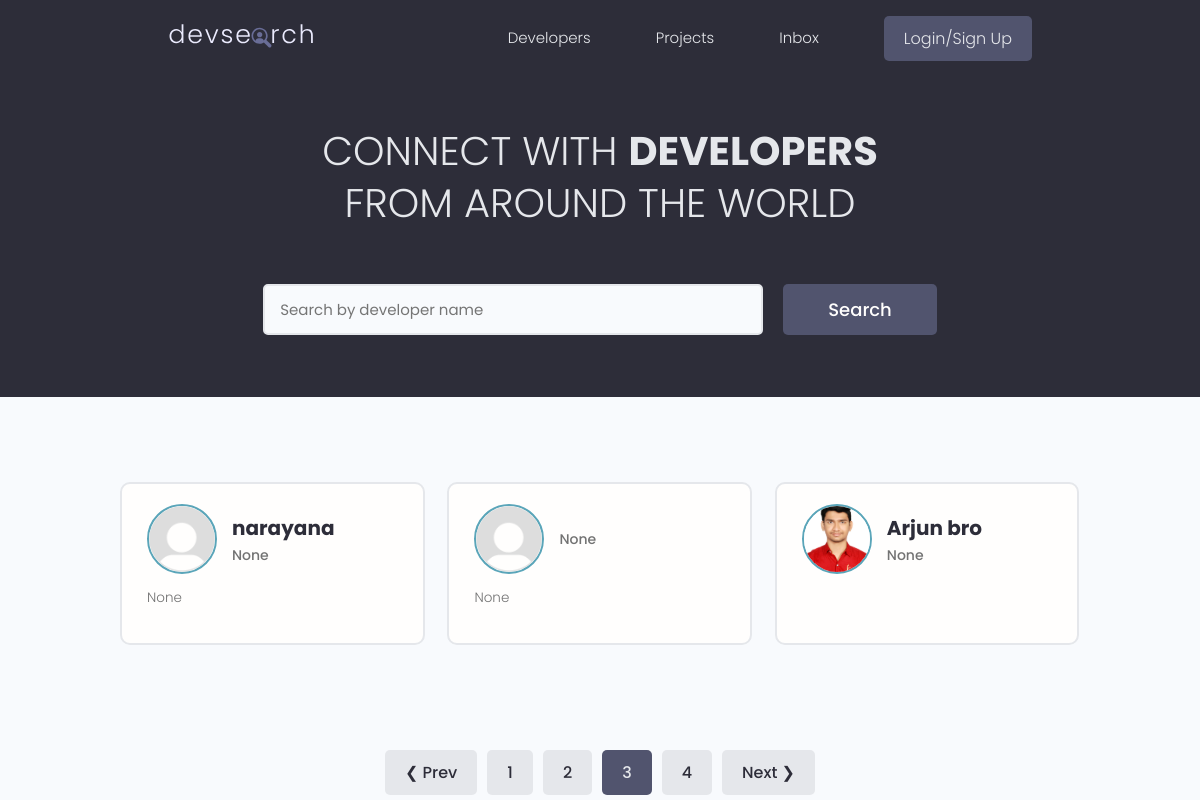
/?page=3, run on the app's committed database.
### users/models.py (models this page shows, shortened)
class Profile(models.Model):
    user = models.OneToOneField(User, on_delete = models.CASCADE, null = True, blank = True)
    name = models.CharField(max_length = 200, blank = True, null = True)
    username = models.CharField(unique = True, max_length=200, blank = True, null = True)
    location = models.CharField(max_length=200, blank = True, null = True)
    email = models.EmailField(max_length = 500, blank = True, null = True)
    short_intro = models.CharField(max_length = 200, blank = True, null = True)
    bio = models.TextField(blank = True, null = True)
    profile_image = models.ImageField(null = True, blank = True, upload_to = 'profiles/', default="profiles/default.png")
    social_github = models.CharField(max_length = 200, blank=True, null = True)
    social_twitter = models.CharField(max_length = 200, blank=True, null = True)
    social_linkedin = models.CharField(max_length = 200, blank=True, null = True)
    social_youtube = models.CharField(max_length = 200, blank=True, null = True)
    social_website = models.CharField(max_length = 200, blank=True, null = True)
    created = models.DateTimeField(auto_now_add=True)
    id = models.UUIDField(default = uuid.uuid4, primary_key=True, unique=True, editable=False)

### users/views.py (the view)
# urls.py: path('', views.profiles, name = 'profiles'),
def profiles(request):
    profiles, search_query = searchProfiles(request)
    custom_range, profiles = paginateProfiles(request, profiles, 3)
    return render(request, 'users/profiles.html', {'profiles':profiles, 'search_query':search_query, 'custom_range':custom_range})

### users/utils.py (called while the page is built)
def paginateProfiles(request, profiles, results):
        page = request.GET.get('page')
        paginator = Paginator(profiles, results)
        try:
                profiles = paginator.page(page)
        except PageNotAnInteger:
                page = 1
                profiles = paginator.page(page)
        except EmptyPage:
                page = paginator.num_pages
                profiles = paginator.page(page)
        leftIndex = (int(page) - 4)
        if leftIndex < 1:
                leftIndex = 1
        rightIndex = (int(page) + 5)
        if rightIndex > paginator.num_pages:
                rightIndex = paginator.num_pages + 1
        custom_range = range(leftIndex, rightIndex)
        return custom_range, profiles

def searchProfiles(request):
    search_query = ''
    if request.GET.get('search_query'):
        search_query = request.GET.get('search_query')
    skills = Skill.objects.filter(name__icontains = search_query)
    profiles = Profile.objects.distinct().filter(Q(name__icontains = search_query) |
                                       Q(short_intro__icontains = search_query) |
                                       Q(skill__in = skills)
                                       )
    return profiles, search_query

### users/templates/users/profiles.html (shortened to what this page needs)
{% extends 'main.html' %}
{% block content %}
<main class="home">
    <section class="hero-section text-center">
      <div class="container container--narrow">
        <div class="hero-section__box">
          <h2>CONNECT WITH <span>DEVELOPERS</span></h2>
          <h2>FROM AROUND THE WORLD</h2>
        </div>
        <div class="hero-section__search">
          <form id = "searchForm" class="form" action="" method="get">
            <div class="form__field">
              <input class="input input--text" id="formInput#search" type="text" name="search_query"
                value = "{{search_query}}" placeholder="Search by developer name" />
            </div>
            <input class="btn btn--sub btn--lg" type="submit" value="Search" />
          </form>
        </div>
      </div>
    </section>
    <section class="devlist">
      <div class="container">
        <div class="grid grid--three">
            {% for profile in  profiles%}
          <div class="column card">
            <div class="dev">
              <a href="{% url 'profile' profile.id %}" class="card__body">
                <div class="dev__profile">
                  <img class="avatar avatar--md" src="{{profile.profile_image.url}}" alt="image" />
                  <div class="dev__meta">
                    <h3>{{profile.name}}</h3>
                    <h5>{{profile.short_intro|slice:"60"}}</h5>
                  </div>
                </div>
                <p class="dev__info">
                  {{profile.bio| slice:"150"}}
                </p>
              </a>
            </div>
          </div>
          {% endfor %}
        </div>
      </div>
    </section>
    {% include 'pagination.html' with queryset=profiles custom_range=custom_range %}
  </main>
{% endblock content %}

### static/styles/app.css (style rules this page uses)
:root { --color-sub: #2d2d39; }
.btn--sub { background-color: var(--color-sub-light); }
.card { border: 2px solid var(--color-light); }
img { width: 100%; }
.hero-section { height: 40vh; display: flex; align-items: center; background-color: var(--color-sub); }
.hero-section__box { margin-bottom: 4rem; }
.hero-section__box > h2, .hero-section__box > h2 > span { font-size: 4rem; color: var(--color-light); line-height: 1.3; text-transform: uppercase; }
.hero-section__box > h2 { font-weight: 300; }
.hero-section__box > h2 > span { font-weight: 700; }
.hero-section__search > .form { display: flex; align-items: center; justify-content: center; gap: 2rem; }
.hero-section__search > .form input.input--text { width: 50rem; }
.devlist { margin-top: 8rem; }
.devlist .grid { align-items: stretch; }
.devlist .dev .dev__profile { display: flex; align-items: center; gap: 1.5rem; }
.devlist .dev .dev__meta h3 { color: var(--color-sub); font-size: 2rem; font-weight: 700; }
.devlist .dev .dev__meta h5 { color: var(--color-text); font-size: 1.4rem; font-weight: 500; }
.devlist .dev .dev__info { margin: 1.5rem 0; font-size: 1.35rem; line-height: 1.4; text-align: justify; }

### static/uikit/styles/modules/_variables.css (style rules this page uses)
:root { --color-main: #5aa5b9; --color-main-light: #e6faff; --color-sub: #3f4156; --color-sub-light: #51546e; --color-sub-lighter: #ededfd; --color-text: #737373; --color-gray: #8b8b8b; --color-light: #e5e7eb; --color-light-gray: #767676; --color-bg: #f8fafd; --color-white: #fffefd; --color-white-light: #f3f3f3; --color-success: #359e64; --color-success-bg: #def8e8; --color-error: #fc4b0b; --color-error-bg: #fff2ee; --font-base: 'Poppins', arial, helvetica, 'Segoe UI', roboto, ubuntu, sans-serif; --font-monospace: 'Fira Code', 'Courier New', courier, monospace; --font-regular: 300; --font-medium: 500; --font-bold: 700; --generic-shadow: 1px 1px 5px #00000010; --generic-transition: all 0.3s ease-in-out; }

### static/uikit/styles/modules/_base.css (style rules this page uses)
* { margin: 0; padding: 0; box-sizing: border-box; text-rendering: optimizeLegibility; color: inherit; font-size: inherit; }
html { font-size: 50%; }
@media only screen and (min-width: 480px) { html { font-size: 56.25%; } }
@media only screen and (min-width: 1200px) { html { font-size: 62.5%; } }
body { line-height: 1.6; font-weight: 400; font-size: 1.5rem; color: var(--color-text); background-color: var(--color-bg); min-height: 100vh; }

### static/uikit/styles/modules/_typography.css (style rules this page uses)
* { font-family: var(--font-base); }
h2 { font-size: 3.6rem; font-weight: var(--font-bold); }
h3 { font-size: 3.2rem; font-weight: var(--font-medium); }
h5 { font-size: 2.4rem; font-weight: var(--font-medium); }
h5, h6 { font-weight: var(--font-regular); }
p, span, strong { font-size: 1.6rem; color: var(--color-text); font-weight: var(--font-regular); }
a { padding-bottom: 2px; text-decoration: none; display: inline-block; color: var(--color-main); font-weight: var(--font-medium); }

### static/uikit/styles/modules/_utilities.css (style rules this page uses)
.container { width: 92%; max-width: 165rem; margin: 0 auto; box-sizing: border-box; }
.container--narrow { width: 92%; max-width: 120rem; }
@media screen and (min-width: 1000px) { .container { width: 90%; } }
@media screen and (min-width: 1000px) { .container--narrow { width: 85%; } }
@media screen and (min-width: 1200px) { .container { width: 80%; } }
@media screen and (min-width: 1200px) { .container--narrow { width: 72%; } }
.text-center { text-align: center; }

### static/uikit/styles/modules/_avatar.css (style rules this page uses)
.avatar { border-radius: 50%; border: 2px solid var(--color-main); object-fit: cover; }
.avatar--md { height: 7rem; width: 7rem; }

### static/uikit/styles/modules/_button.css (style rules this page uses)
.btn { display: inline-block; position: relative; cursor: pointer; background-color: var(--color-light); font-weight: var(--font-medium); color: var(--color-sub); text-decoration: none; padding: 1rem 2rem; border-radius: 0.5rem; border: none; width: -webkit-fit-content; width: -moz-fit-content; width: fit-content; height: -webkit-fit-content; height: -moz-fit-content; height: fit-content; font-size: 1.6rem; outline-width: 0; outline-color: transparent; -webkit-backface-visibility: hidden; backface-visibility: hidden; transition: all 0.3s ease-in-out; }
.btn--sub { background-color: var(--color-sub); color: var(--color-white); }
.btn--lg { font-size: 1.8rem; padding: 1.2rem 4.5rem; }

### static/uikit/styles/modules/_card.css (style rules this page uses)
.card { border-radius: 1rem; background-color: var(--color-white); border: 1.5px solid var(--color-light); width: auto; height: auto; margin-top: 0.5rem; margin-bottom: 0.5rem; overflow: hidden; }
.card__body, .card__header { padding: 2rem 2.5rem; }

### data on the page
Profile: profile_image (placeholder picture), name "narayana", short_intro "None", bio "None"
Profile: profile_image (placeholder picture), short_intro "None", bio "None"
Profile: profile_image (picture), name "Arjun bro", short_intro "None"

### other printed values
{{ page }} "1" "2" "4"
{{ page }} "3"
